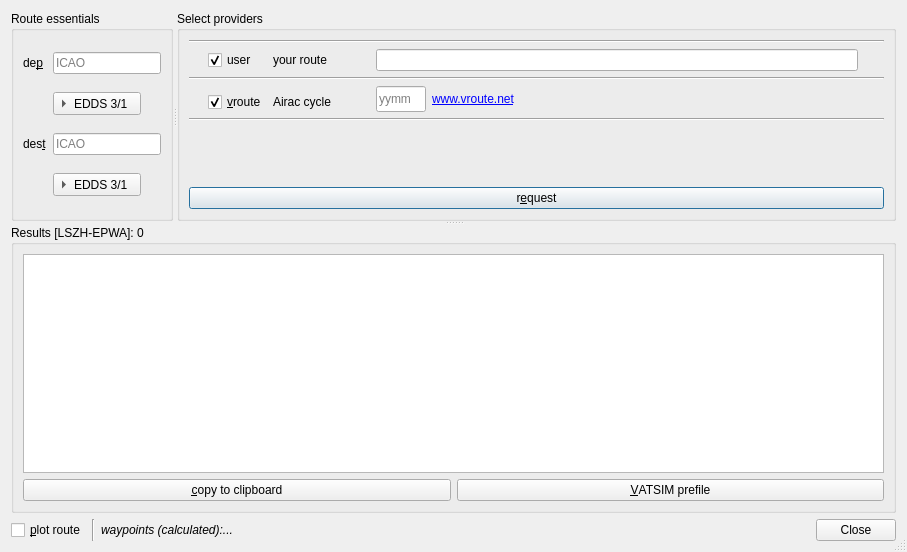
<?xml version="1.0" encoding="UTF-8"?>
<ui version="4.0">
 <class>PlanFlightDialog</class>
 <widget class="QDialog" name="PlanFlightDialog">
  <property name="geometry">
   <rect>
    <x>0</x>
    <y>0</y>
    <width>907</width>
    <height>552</height>
   </rect>
  </property>
  <property name="windowTitle">
   <string>Routes</string>
  </property>
  <property name="windowIcon">
   <iconset resource="Resources.qrc">
    <normaloff>:/icons/qutescoop.png</normaloff>:/icons/qutescoop.png</iconset>
  </property>
  <property name="sizeGripEnabled">
   <bool>true</bool>
  </property>
  <layout class="QVBoxLayout" name="verticalLayout_2">
   <item>
    <widget class="QSplitter" name="splitter_2">
     <property name="sizePolicy">
      <sizepolicy hsizetype="Expanding" vsizetype="Minimum">
       <horstretch>0</horstretch>
       <verstretch>0</verstretch>
      </sizepolicy>
     </property>
     <property name="orientation">
      <enum>Qt::Vertical</enum>
     </property>
     <widget class="QSplitter" name="splitter">
      <property name="orientation">
       <enum>Qt::Horizontal</enum>
      </property>
      <widget class="QGroupBox" name="gbEssentials">
       <property name="sizePolicy">
        <sizepolicy hsizetype="Preferred" vsizetype="Minimum">
         <horstretch>0</horstretch>
         <verstretch>0</verstretch>
        </sizepolicy>
       </property>
       <property name="title">
        <string>Route essentials</string>
       </property>
       <layout class="QGridLayout" name="gridLayout">
        <item row="0" column="0">
         <widget class="QLabel" name="lblDep">
          <property name="text">
           <string>de&amp;p</string>
          </property>
          <property name="buddy">
           <cstring>edDep</cstring>
          </property>
         </widget>
        </item>
        <item row="0" column="1">
         <widget class="QLineEdit" name="edDep">
          <property name="maxLength">
           <number>4</number>
          </property>
          <property name="placeholderText">
           <string>ICAO</string>
          </property>
         </widget>
        </item>
        <item row="1" column="1">
         <widget class="QToolButton" name="bDepDetails">
          <property name="toolTip">
           <string>Open airport dialog (EDDS)</string>
          </property>
          <property name="text">
           <string>EDDS 3/1</string>
          </property>
          <property name="toolButtonStyle">
           <enum>Qt::ToolButtonTextBesideIcon</enum>
          </property>
          <property name="arrowType">
           <enum>Qt::RightArrow</enum>
          </property>
         </widget>
        </item>
        <item row="2" column="1">
         <widget class="QLineEdit" name="edDest">
          <property name="maxLength">
           <number>4</number>
          </property>
          <property name="placeholderText">
           <string>ICAO</string>
          </property>
         </widget>
        </item>
        <item row="3" column="1">
         <widget class="QToolButton" name="bDestDetails">
          <property name="toolTip">
           <string>Open airport dialog (EDDS)</string>
          </property>
          <property name="text">
           <string>EDDS 3/1</string>
          </property>
          <property name="toolButtonStyle">
           <enum>Qt::ToolButtonTextBesideIcon</enum>
          </property>
          <property name="arrowType">
           <enum>Qt::RightArrow</enum>
          </property>
         </widget>
        </item>
        <item row="2" column="0">
         <widget class="QLabel" name="lblDest">
          <property name="text">
           <string>des&amp;t</string>
          </property>
          <property name="buddy">
           <cstring>edDest</cstring>
          </property>
         </widget>
        </item>
       </layout>
      </widget>
      <widget class="QGroupBox" name="groupBox_2">
       <property name="sizePolicy">
        <sizepolicy hsizetype="Preferred" vsizetype="Expanding">
         <horstretch>2</horstretch>
         <verstretch>0</verstretch>
        </sizepolicy>
       </property>
       <property name="title">
        <string>Select providers</string>
       </property>
       <layout class="QGridLayout" name="gridLayout_2" columnstretch="0,0,0,0,5,0">
        <item row="1" column="4">
         <layout class="QHBoxLayout" name="horizontalLayout_5">
          <item>
           <widget class="QLineEdit" name="edGenerated">
            <property name="sizePolicy">
             <sizepolicy hsizetype="Expanding" vsizetype="Fixed">
              <horstretch>20</horstretch>
              <verstretch>0</verstretch>
             </sizepolicy>
            </property>
           </widget>
          </item>
         </layout>
        </item>
        <item row="1" column="5">
         <widget class="QLabel" name="lblGeneratedStatus">
          <property name="font">
           <font>
            <italic>true</italic>
           </font>
          </property>
          <property name="text">
           <string/>
          </property>
          <property name="wordWrap">
           <bool>true</bool>
          </property>
         </widget>
        </item>
        <item row="1" column="0">
         <widget class="QLabel" name="pixGenerated">
          <property name="text">
           <string/>
          </property>
          <property name="pixmap">
           <pixmap resource="Resources.qrc">:/icons/qutescoop.png</pixmap>
          </property>
          <property name="alignment">
           <set>Qt::AlignRight|Qt::AlignTrailing|Qt::AlignVCenter</set>
          </property>
          <property name="buddy">
           <cstring>cbGenerated</cstring>
          </property>
         </widget>
        </item>
        <item row="5" column="0">
         <widget class="QLabel" name="pixVroute">
          <property name="pixmap">
           <pixmap resource="Resources.qrc">:/routeproviders/images/vroute.png</pixmap>
          </property>
         </widget>
        </item>
        <item row="0" column="0" colspan="6">
         <widget class="Line" name="line">
          <property name="orientation">
           <enum>Qt::Horizontal</enum>
          </property>
         </widget>
        </item>
        <item row="4" column="5" rowspan="2">
         <widget class="QLabel" name="lblVrouteStatus">
          <property name="font">
           <font>
            <italic>true</italic>
           </font>
          </property>
          <property name="text">
           <string/>
          </property>
          <property name="wordWrap">
           <bool>true</bool>
          </property>
         </widget>
        </item>
        <item row="3" column="0" colspan="6">
         <widget class="Line" name="line_11">
          <property name="orientation">
           <enum>Qt::Horizontal</enum>
          </property>
         </widget>
        </item>
        <item row="1" column="2">
         <widget class="QCheckBox" name="cbGenerated">
          <property name="text">
           <string>user</string>
          </property>
          <property name="checked">
           <bool>true</bool>
          </property>
         </widget>
        </item>
        <item row="1" column="3">
         <widget class="QLabel" name="label_3">
          <property name="sizePolicy">
           <sizepolicy hsizetype="Preferred" vsizetype="Preferred">
            <horstretch>1</horstretch>
            <verstretch>0</verstretch>
           </sizepolicy>
          </property>
          <property name="text">
           <string>your route</string>
          </property>
          <property name="wordWrap">
           <bool>true</bool>
          </property>
         </widget>
        </item>
        <item row="4" column="4" rowspan="2">
         <layout class="QHBoxLayout" name="horizontalLayout_3" stretch="0,0,1">
          <item>
           <widget class="QLineEdit" name="edCycle">
            <property name="maximumSize">
             <size>
              <width>50</width>
              <height>44</height>
             </size>
            </property>
            <property name="maxLength">
             <number>4</number>
            </property>
            <property name="frame">
             <bool>true</bool>
            </property>
            <property name="placeholderText">
             <string>yymm</string>
            </property>
           </widget>
          </item>
          <item>
           <widget class="QLabel" name="lblVroute">
            <property name="text">
             <string>&lt;a href=&quot;http://www.vroute.net&quot;&gt;www.vroute.net&lt;/a&gt;</string>
            </property>
            <property name="textFormat">
             <enum>Qt::RichText</enum>
            </property>
            <property name="openExternalLinks">
             <bool>true</bool>
            </property>
            <property name="textInteractionFlags">
             <set>Qt::LinksAccessibleByKeyboard|Qt::LinksAccessibleByMouse</set>
            </property>
           </widget>
          </item>
          <item>
           <spacer name="horizontalSpacer">
            <property name="orientation">
             <enum>Qt::Horizontal</enum>
            </property>
            <property name="sizeType">
             <enum>QSizePolicy::Minimum</enum>
            </property>
            <property name="sizeHint" stdset="0">
             <size>
              <width>40</width>
              <height>20</height>
             </size>
            </property>
           </spacer>
          </item>
         </layout>
        </item>
        <item row="5" column="2">
         <widget class="QCheckBox" name="cbVroute">
          <property name="text">
           <string>&amp;vroute</string>
          </property>
          <property name="checked">
           <bool>true</bool>
          </property>
         </widget>
        </item>
        <item row="5" column="3">
         <widget class="QLabel" name="lblAirac">
          <property name="toolTip">
           <string>Based on the given Airac (nav database) cycle. Leave blank for standard.</string>
          </property>
          <property name="text">
           <string>Airac cycle</string>
          </property>
          <property name="buddy">
           <cstring>edCycle</cstring>
          </property>
         </widget>
        </item>
        <item row="6" column="0" colspan="6">
         <widget class="Line" name="line_2">
          <property name="orientation">
           <enum>Qt::Horizontal</enum>
          </property>
         </widget>
        </item>
        <item row="7" column="5">
         <spacer name="verticalSpacer">
          <property name="orientation">
           <enum>Qt::Vertical</enum>
          </property>
          <property name="sizeHint" stdset="0">
           <size>
            <width>20</width>
            <height>40</height>
           </size>
          </property>
         </spacer>
        </item>
        <item row="8" column="0" colspan="6">
         <widget class="QPushButton" name="buttonRequest">
          <property name="text">
           <string>r&amp;equest</string>
          </property>
          <property name="autoDefault">
           <bool>false</bool>
          </property>
          <property name="default">
           <bool>true</bool>
          </property>
         </widget>
        </item>
       </layout>
      </widget>
     </widget>
     <widget class="QGroupBox" name="gbResults">
      <property name="sizePolicy">
       <sizepolicy hsizetype="Preferred" vsizetype="MinimumExpanding">
        <horstretch>0</horstretch>
        <verstretch>0</verstretch>
       </sizepolicy>
      </property>
      <property name="title">
       <string>Results [LSZH-EPWA]: 0</string>
      </property>
      <layout class="QVBoxLayout" name="verticalLayout">
       <item>
        <widget class="QTreeView" name="treeRoutes">
         <property name="editTriggers">
          <set>QAbstractItemView::NoEditTriggers</set>
         </property>
         <property name="alternatingRowColors">
          <bool>true</bool>
         </property>
         <property name="rootIsDecorated">
          <bool>false</bool>
         </property>
         <property name="itemsExpandable">
          <bool>false</bool>
         </property>
         <property name="sortingEnabled">
          <bool>true</bool>
         </property>
         <property name="wordWrap">
          <bool>true</bool>
         </property>
        </widget>
       </item>
       <item>
        <layout class="QHBoxLayout" name="horizontalLayout_2">
         <item>
          <widget class="QPushButton" name="pbCopyToClipboard">
           <property name="text">
            <string>&amp;copy to clipboard</string>
           </property>
          </widget>
         </item>
         <item>
          <widget class="QPushButton" name="pbVatsimPrefile">
           <property name="toolTip">
            <string>Launches prefile page in your browser.</string>
           </property>
           <property name="text">
            <string>&amp;VATSIM prefile</string>
           </property>
          </widget>
         </item>
        </layout>
       </item>
      </layout>
     </widget>
    </widget>
   </item>
   <item>
    <layout class="QHBoxLayout" name="horizontalLayout" stretch="0,0,1,0">
     <item>
      <widget class="QCheckBox" name="cbPlot">
       <property name="toolTip">
        <string>Needs a navigation database (see Preferences/Special)</string>
       </property>
       <property name="text">
        <string>&amp;plot route</string>
       </property>
      </widget>
     </item>
     <item>
      <widget class="Line" name="linePlotStatus">
       <property name="orientation">
        <enum>Qt::Vertical</enum>
       </property>
      </widget>
     </item>
     <item>
      <widget class="QLabel" name="lblPlotStatus">
       <property name="font">
        <font>
         <italic>true</italic>
        </font>
       </property>
       <property name="text">
        <string>waypoints (calculated):...</string>
       </property>
       <property name="wordWrap">
        <bool>true</bool>
       </property>
       <property name="textInteractionFlags">
        <set>Qt::LinksAccessibleByMouse|Qt::TextSelectableByKeyboard|Qt::TextSelectableByMouse</set>
       </property>
      </widget>
     </item>
     <item>
      <widget class="QDialogButtonBox" name="buttonBox">
       <property name="standardButtons">
        <set>QDialogButtonBox::Close</set>
       </property>
      </widget>
     </item>
    </layout>
   </item>
  </layout>
 </widget>
 <tabstops>
  <tabstop>edDep</tabstop>
  <tabstop>edDest</tabstop>
  <tabstop>cbGenerated</tabstop>
  <tabstop>edGenerated</tabstop>
  <tabstop>edCycle</tabstop>
  <tabstop>treeRoutes</tabstop>
  <tabstop>pbCopyToClipboard</tabstop>
  <tabstop>pbVatsimPrefile</tabstop>
  <tabstop>cbPlot</tabstop>
  <tabstop>buttonBox</tabstop>
 </tabstops>
 <resources>
  <include location="Resources.qrc"/>
 </resources>
 <connections>
  <connection>
   <sender>cbGenerated</sender>
   <signal>toggled(bool)</signal>
   <receiver>edGenerated</receiver>
   <slot>setEnabled(bool)</slot>
   <hints>
    <hint type="sourcelabel">
     <x>327</x>
     <y>58</y>
    </hint>
    <hint type="destinationlabel">
     <x>403</x>
     <y>73</y>
    </hint>
   </hints>
  </connection>
  <connection>
   <sender>cbVroute</sender>
   <signal>toggled(bool)</signal>
   <receiver>pixVroute</receiver>
   <slot>setEnabled(bool)</slot>
   <hints>
    <hint type="sourcelabel">
     <x>364</x>
     <y>133</y>
    </hint>
    <hint type="destinationlabel">
     <x>259</x>
     <y>110</y>
    </hint>
   </hints>
  </connection>
  <connection>
   <sender>cbVroute</sender>
   <signal>toggled(bool)</signal>
   <receiver>edCycle</receiver>
   <slot>setEnabled(bool)</slot>
   <hints>
    <hint type="sourcelabel">
     <x>364</x>
     <y>133</y>
    </hint>
    <hint type="destinationlabel">
     <x>495</x>
     <y>148</y>
    </hint>
   </hints>
  </connection>
  <connection>
   <sender>cbGenerated</sender>
   <signal>toggled(bool)</signal>
   <receiver>pixGenerated</receiver>
   <slot>setEnabled(bool)</slot>
   <hints>
    <hint type="sourcelabel">
     <x>364</x>
     <y>58</y>
    </hint>
    <hint type="destinationlabel">
     <x>260</x>
     <y>65</y>
    </hint>
   </hints>
  </connection>
  <connection>
   <sender>buttonBox</sender>
   <signal>clicked(QAbstractButton*)</signal>
   <receiver>PlanFlightDialog</receiver>
   <slot>close()</slot>
   <hints>
    <hint type="sourcelabel">
     <x>687</x>
     <y>557</y>
    </hint>
    <hint type="destinationlabel">
     <x>439</x>
     <y>446</y>
    </hint>
   </hints>
  </connection>
  <connection>
   <sender>cbVroute</sender>
   <signal>toggled(bool)</signal>
   <receiver>lblAirac</receiver>
   <slot>setEnabled(bool)</slot>
   <hints>
    <hint type="sourcelabel">
     <x>299</x>
     <y>130</y>
    </hint>
    <hint type="destinationlabel">
     <x>439</x>
     <y>148</y>
    </hint>
   </hints>
  </connection>
  <connection>
   <sender>cbGenerated</sender>
   <signal>toggled(bool)</signal>
   <receiver>label_3</receiver>
   <slot>setEnabled(bool)</slot>
   <hints>
    <hint type="sourcelabel">
     <x>352</x>
     <y>54</y>
    </hint>
    <hint type="destinationlabel">
     <x>424</x>
     <y>48</y>
    </hint>
   </hints>
  </connection>
 </connections>
</ui>
